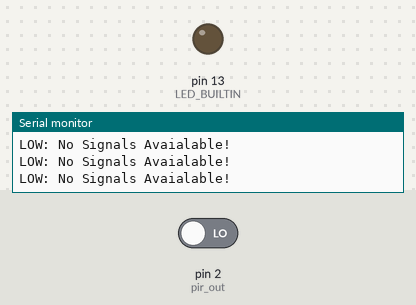
Bench run of a sketch on a simulated Arduino Uno, built with avr-gcc and run on an emulated ATmega328P. Parts: output pins drawn as LEDs (lit = HIGH), the last lines printed to the serial monitor. Inputs (shaded band) come from the test bench; at power-on: pin 2 (pir_out) LOW.

Above: at 1.2 s.
1.3 s: pin 2 (pir_out) driven HIGH
At 1.6 s:
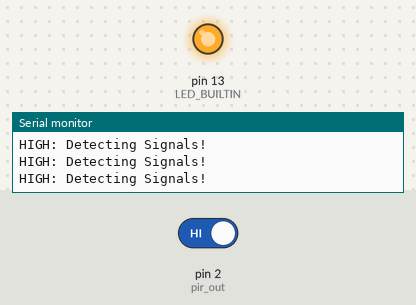
2.8 s: pin 2 (pir_out) driven LOW
At 4.1 s:
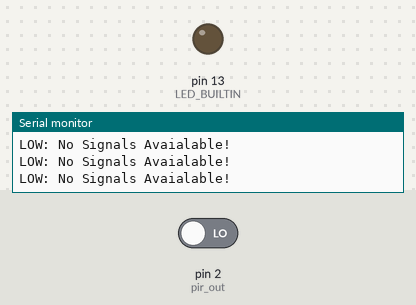
Timing chart, 0 to 5.8 s (numbered marks = the images above; inputs shaded):
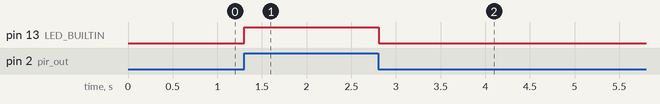

Measured:
- after the input at 1.3 s, pin 13 (LED_BUILTIN): LOW → HIGH at once
- after the input at 2.8 s, pin 13 (LED_BUILTIN): HIGH → LOW at once

The sketch:

pir_sensor.ino
```cpp
// PIR Sensor //
const int pir_out = 2;
void setup() {
  pinMode(pir_out, INPUT);
  pinMode(LED_BUILTIN, OUTPUT);
  Serial.begin(9600);
}

void loop() {
  if (digitalRead(pir_out) == HIGH) {
    Serial.println("HIGH: Detecting Signals!");
    digitalWrite(13, HIGH);
  } else {
    Serial.println("LOW: No Signals Avaialable!");
    digitalWrite(13, LOW);
  }
  delay(100);
}
```
